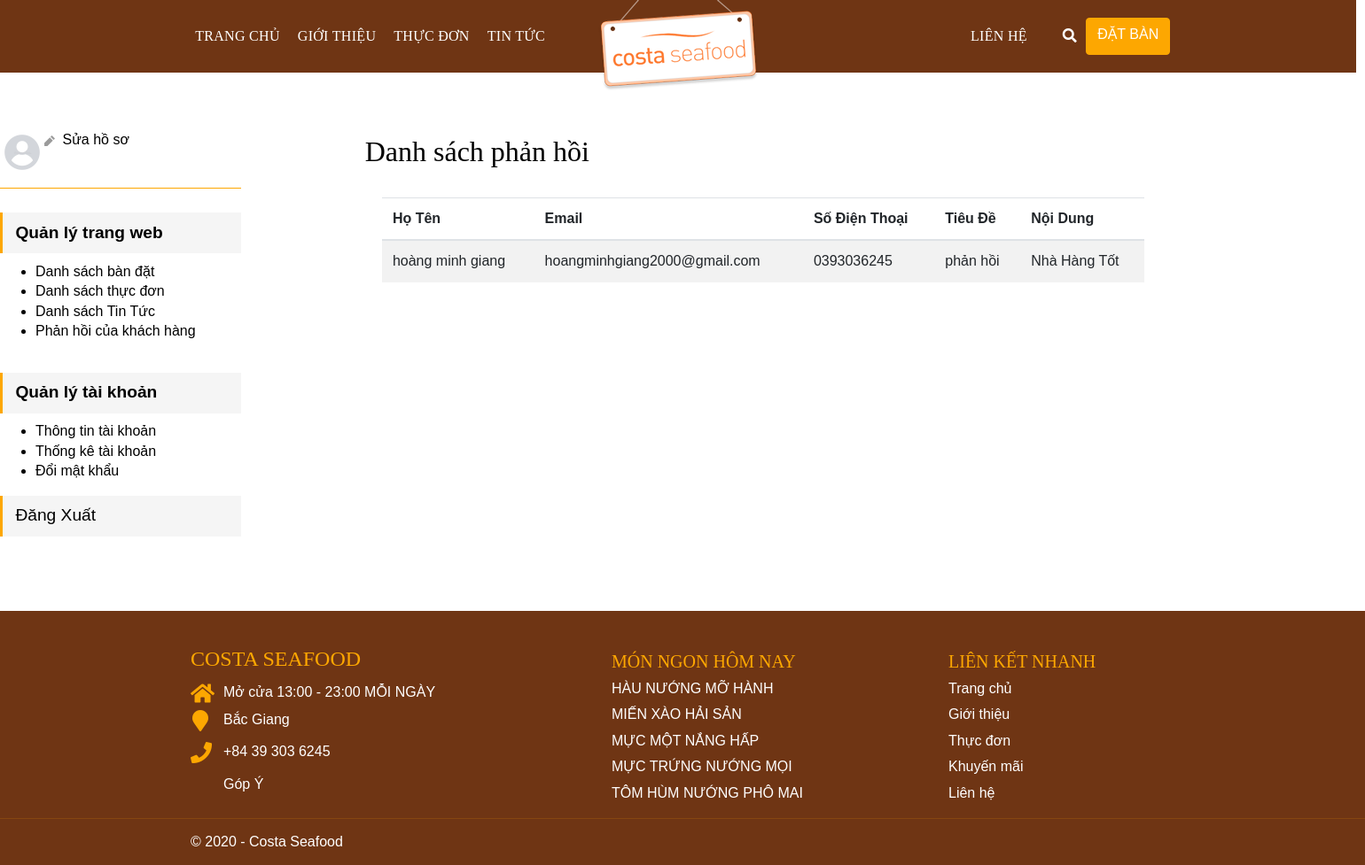
Screenshot of /admin.php?id_page=phanhoi with the database file from the repository.
### tables this page shows
CREATE TABLE IF NOT EXISTS `phanhoi` (
`maPH` int(11) NOT NULL,
  `HoTen` varchar(255) NOT NULL,
  `Email` varchar(255) NOT NULL,
  `SoDienThoai` varchar(255) NOT NULL,
  `TieuDe` varchar(255) NOT NULL,
  `NoiDung` varchar(255) NOT NULL
);

### php/lib_db.php (called while the page is built, shortened)
<?php
global $link;
function select_list($sql){
	return exec_select($sql);
}
function exec_select($sql){
	global $link;
	$ret = isset($ret) ? $ret : array();
	$res = $link->query($sql);
	$err = mysqli_error($link);
	if ($res ){
		while( $row = $res->fetch_array(MYSQLI_ASSOC) )
		{
			$ret[]= $row ;
		}
	}
	return $ret;
}

### phanhoi.php (the view)
<?php
     $sql = "select hoten,email,sodienthoai,tieude,noidung from phanhoi ";
     $datas = select_list($sql);
?>
   <div class="right-content-top-title">
        <h2>Danh sách phản hồi</h2>
    </div>
    <div class="right-content-main">
        <table class="table table-striped">
            <thead>
                <tr>
                    <th scope="col">Họ Tên</th>
                    <th scope="col">Email</th>
                    <th scope="col">Số Điện Thoại</th>
                    <th scope="col">Tiêu Đề</th>
                    <th scope="col">Nội Dung</th>
                </tr>
            </thead>
            <tbody>
                <?php foreach($datas as $data){?>
                    <tr>
                    <td><?php echo $data['hoten'];  ?></td>
                    <td><?php echo $data['email'];  ?></td>
                    <td><?php echo $data['sodienthoai'];  ?></td>
                    <td><?php echo $data['tieude'];  ?></td>
                    <td><?php echo $data['noidung'];  ?></td>
                    </tr>
                    <?php }?>
            </tbody>
        </table>
     </div>

### css/a.css (style rules this page uses)
body { font-family: Muli; font-size: 16px; line-height: 1.4; font-weight: 400; color: #000; word-wrap: break-word; margin: 0; padding: 0; display: block; }
h2 { font-family: NotoSansJP; font-weight: 500; line-height: 1.2; margin: 0; }

### css/admin.css (style rules this page uses)
.right-content-main { position: relative; display: block; background-color: #fff; text-decoration: none; overflow: hidden; padding: 2rem 1.2rem; margin-bottom: 1.2rem; min-height: 30rem; }
.right-content-top-title { padding-top: 20px; }

### css/slide-anh.css (style rules this page uses)
* { box-sizing: border-box }
body { font-family: Verdana, sans-serif; margin:0 }

### rows the page displays
phanhoi: HoTen "hoàng minh giang", Email "hoangminhgiang2000@gmail.com", SoDienThoai "0393036245", TieuDe "phản hồi", NoiDung "Nhà Hàng Tốt"
